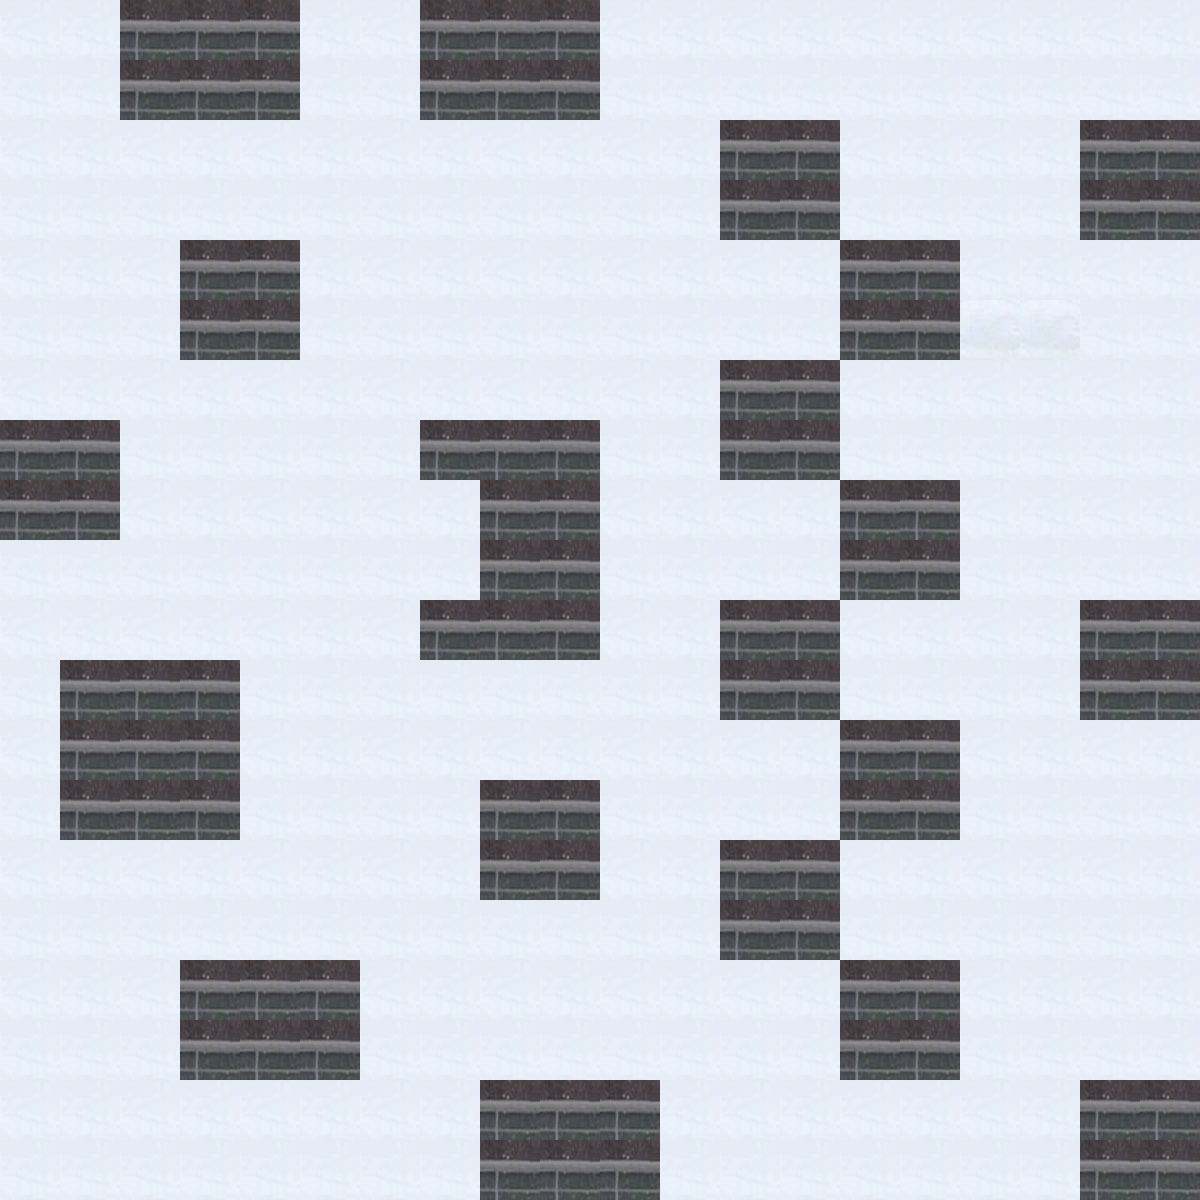

This is a level from a 2D game, rendered from its Tiled map with the project's own tilesets. A one-line summary and the map file follow, with tile-layer data summarised:
An orthogonal 20x20 tile map with 60x60 px tiles, 2 tile layers (Background, Meta).

<map version="1.0" orientation="orthogonal" width="20" height="20" tilewidth="60" tileheight="60">
 <tileset firstgid="1" name="2916" tilewidth="60" tileheight="60" spacing="2" margin="2">
  <image source="2916.jpg" width="640" height="446" />
  <tile id="2">
   <properties>
    <property name="Collidable" value="True" />
   </properties>
  </tile>
  <tile id="40">
   <properties>
    <property name="Collectable" value="True" />
   </properties>
  </tile>
 </tileset>
 <objectgroup name="Objects" width="20" height="20" />
 <layer name="Background" width="20" height="20">
  <data>[400 cells, 400 non-empty, 2 distinct tile ids]</data>
 </layer>
 <layer name="Meta" width="20" height="20">
  <data>[400 cells, 99 non-empty, 1 distinct tile ids]</data>
 </layer>
</map>